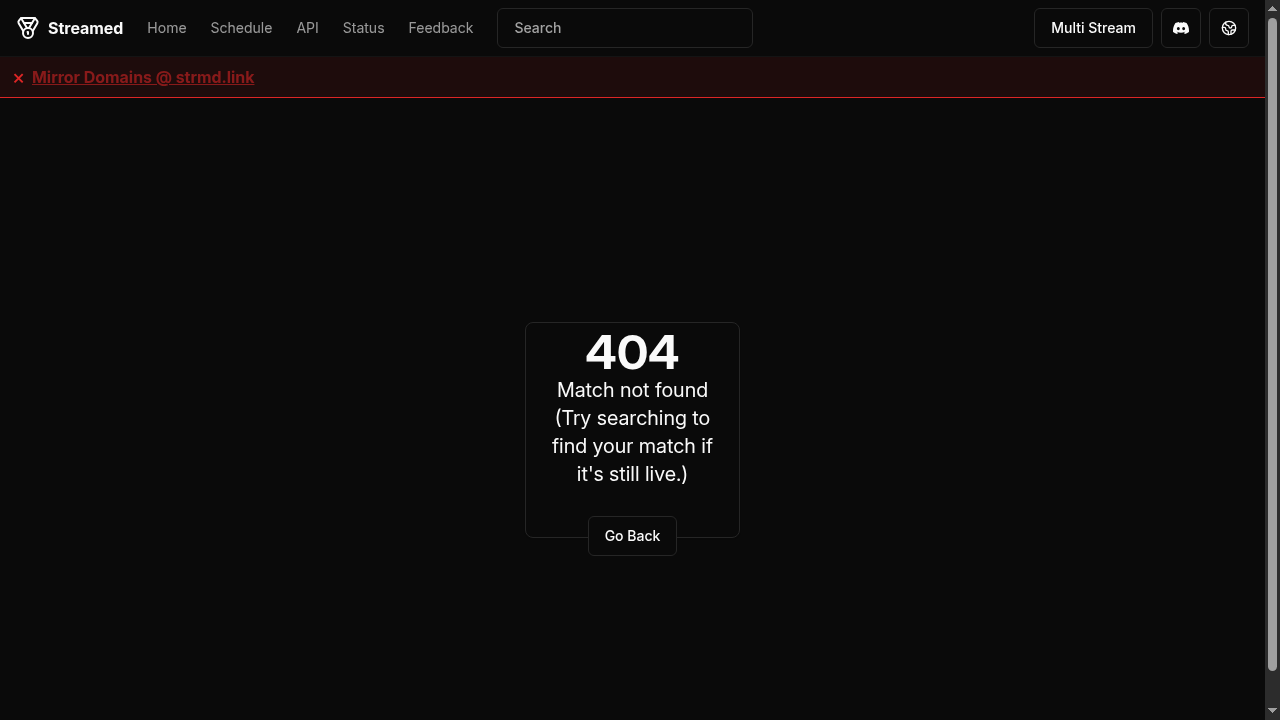
#> input picture CUsersharriDesktophome_automationstreamingdatadebug_pi_view.png, 1280 x 720 px
$ python -i board.py   (imports and definitions only)
#> lines starting #> are read from the running program, lines starting #| are printed output that depends on the picture; after the words box and inside, x2 and y2 are one past the last pixel; in counts of white or black regions, pixels touching at a corner belong together
#> further down, picture is the input picture: shape (720, 1280, 3); mean B, G, R 12.9, 12.9, 14.3
"""Find a Spirit Island island board in a photo of the table.

The printed lands (green jungle, tan sands, blue-green wetland, ocean blue) are
far more saturated than a wooden or grey table, so a saturation mask, cleaned
up and reduced to its biggest solid shape, outlines the board. This needs no
reference picture and is used to (a) say where the board is and (b) limit
piece detection to the board.
"""

from __future__ import annotations

from dataclasses import dataclass
from typing import Optional

import cv2
import numpy as np


@dataclass
class BoardOutline:
    contour: np.ndarray  # Nx1x2 int, full-resolution pixels
    quad: np.ndarray  # 4x2 float32, corners ordered TL, TR, BR, BL
    mask: np.ndarray  # uint8 255 inside the board, full resolution
    area_frac: float  # share of the frame the board covers
    touches_edge: bool = False  # board runs off the frame, so the quad's corners are unreliable

    @property
    def bbox(self) -> tuple[int, int, int, int]:
        x, y, w, h = cv2.boundingRect(self.contour)
        return int(x), int(y), int(w), int(h)


def order_corners(pts: np.ndarray) -> np.ndarray:
    """TL, TR, BR, BL from any 4 points."""
    pts = np.asarray(pts, np.float32).reshape(4, 2)
    s = pts.sum(axis=1)
    d = np.diff(pts, axis=1).ravel()
    return np.array([pts[np.argmin(s)], pts[np.argmin(d)], pts[np.argmax(s)], pts[np.argmax(d)]], np.float32)


def _quad_from_contour(contour: np.ndarray) -> np.ndarray:
    hull = cv2.convexHull(contour)
    peri = cv2.arcLength(hull, True)
    for eps in np.linspace(0.01, 0.1, 19):
        approx = cv2.approxPolyDP(hull, eps * peri, True)
        if len(approx) == 4:
            return order_corners(approx)
    return order_corners(cv2.boxPoints(cv2.minAreaRect(contour)))


def _touches_edge(contour: np.ndarray, shape, margin: int = 2) -> bool:
    """Checked at working scale, where the frame edge is exact."""
    h, w = shape
    pts = contour.reshape(-1, 2)
    return bool((pts[:, 0] <= margin).any() or (pts[:, 1] <= margin).any()
                or (pts[:, 0] >= w - 1 - margin).any() or (pts[:, 1] >= h - 1 - margin).any())


def _contour_gap(a: np.ndarray, b: np.ndarray, shape) -> float:
    """Smallest distance in pixels between two filled contours."""
    canvas = np.full(shape, 255, np.uint8)
    cv2.drawContours(canvas, [a], -1, 0, thickness=cv2.FILLED)
    dist = cv2.distanceTransform(canvas, cv2.DIST_L2, 3)
    pts = b.reshape(-1, 2)
    return float(dist[pts[:, 1].clip(0, shape[0] - 1), pts[:, 0].clip(0, shape[1] - 1)].min())


def find_board(
    image: np.ndarray,
    work_side: int = 1200,
    min_saturation: int = 60,
    min_area_frac: float = 0.02,
    exclude: Optional[np.ndarray] = None,
) -> Optional[BoardOutline]:
    """Outline the island board, or None if nothing board-like is found.

    `exclude` (uint8, 255 = ignore) masks out areas known not to be the board,
    for example a colourful rug in the background.
    """
#> called with work_side = 1200, min_saturation = 60, min_area_frac = 0.02
    h, w = image.shape[:2]
#> h = 720; w = 1280
    scale = min(1.0, work_side / max(h, w))
#> scale = 0.938
    small = cv2.resize(image, None, fx=scale, fy=scale, interpolation=cv2.INTER_AREA) if scale < 1 else image
    hsv = cv2.cvtColor(cv2.GaussianBlur(small, (5, 5), 0), cv2.COLOR_BGR2HSV)
#> hsv: shape (675, 1200, 3); mean H, S, V 0, 9.4, 14.3
    sat = hsv[..., 1]
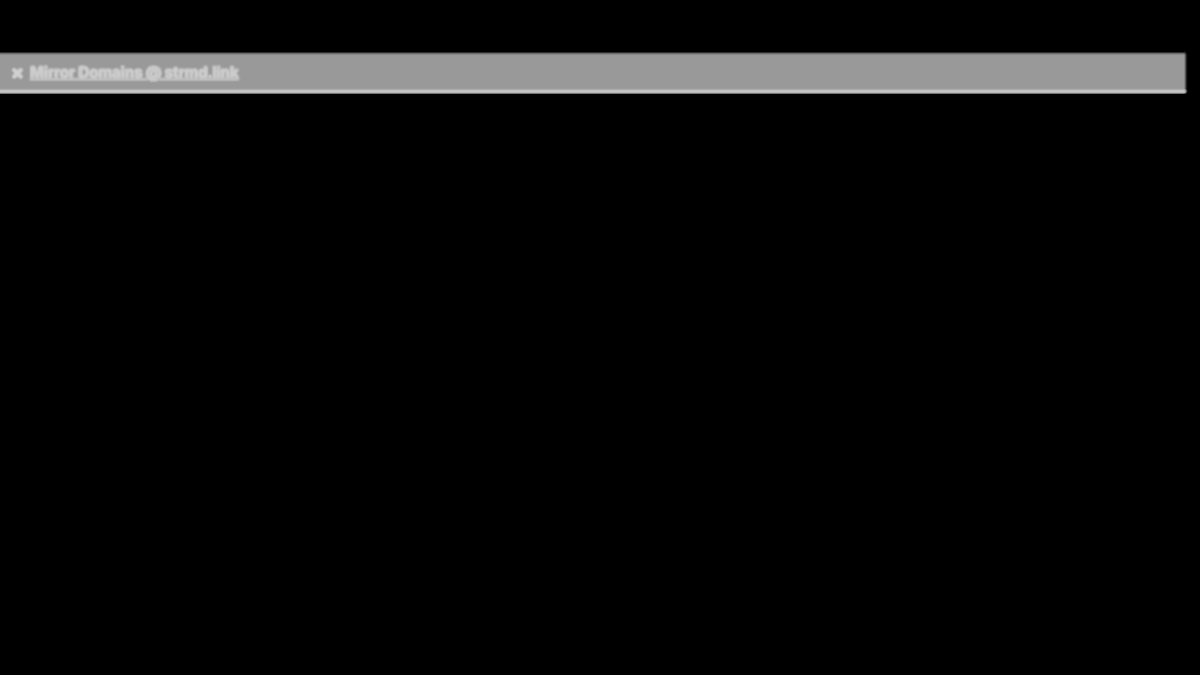
#> sat: shape (675, 1200); min 0, max 209, mean 9.4
    otsu, _ = cv2.threshold(sat, 0, 255, cv2.THRESH_BINARY + cv2.THRESH_OTSU)
#> otsu = 77
    hue, val = hsv[..., 0], hsv[..., 2]
#> hue: shape (675, 1200); every value is 0
    colourful = sat > max(min_saturation, otsu)
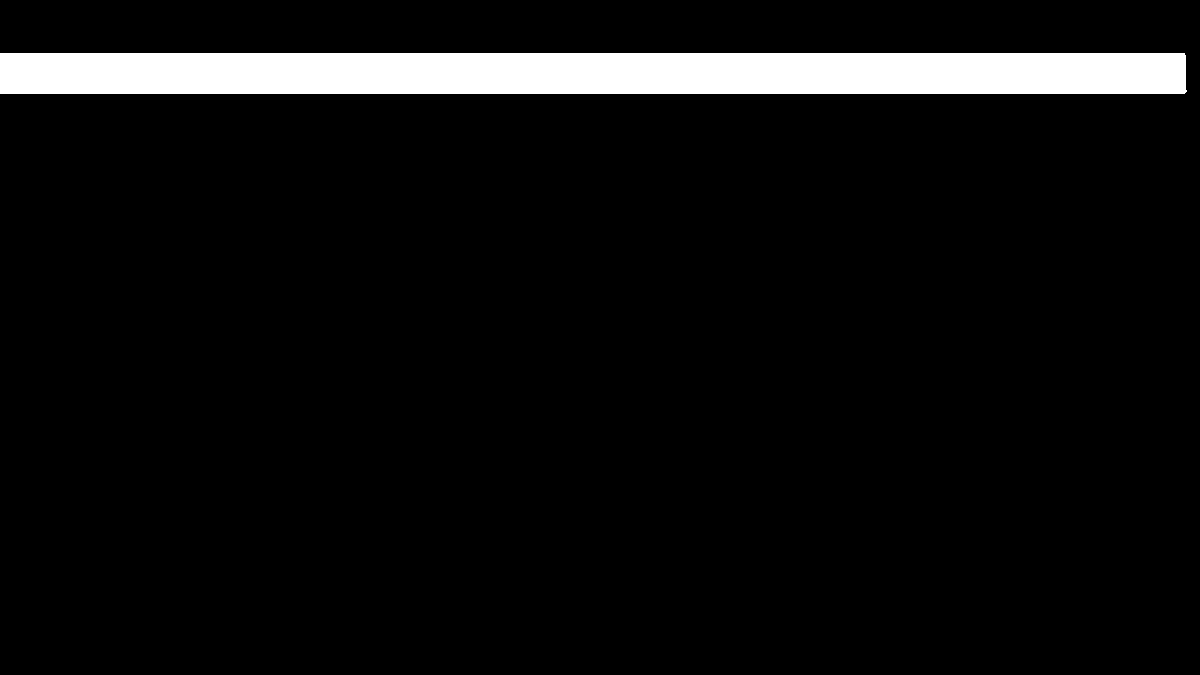
#> colourful: shape (675, 1200) bool; 6% white; 1 white region, box (x1, y1, x2, y2) and area: (0, 53, 1187, 94) 48625
    # Mountains (grey) and wetlands (pale blue) are barely saturated, some even less
    # than a wooden table, but they are cool-toned while wood, rugs and floors are warm.
    # Measured on a real board: pale lands hue 97-106, table/rug/floor hue ~18-20.
    cool_pale = (hue > 85) & (hue < 130) & (val > 130) & (sat > 12)
    mask = (colourful | cool_pale).astype(np.uint8) * 255
    if exclude is not None:
        ex = cv2.resize(exclude, (small.shape[1], small.shape[0]), interpolation=cv2.INTER_NEAREST)
        mask[ex > 0] = 0

    # Close the gaps that line-art, printed numbers and pieces leave in the lands.
    k = max(5, int(0.02 * max(small.shape[:2])) | 1)
#> k = 25
    mask = cv2.morphologyEx(mask, cv2.MORPH_CLOSE, cv2.getStructuringElement(cv2.MORPH_ELLIPSE, (k, k)))
    mask = cv2.morphologyEx(mask, cv2.MORPH_OPEN, cv2.getStructuringElement(cv2.MORPH_ELLIPSE, (k // 2 | 1, k // 2 | 1)))
#> mask: shape (675, 1200); 6% white; 1 white region

    contours, _ = cv2.findContours(mask, cv2.RETR_EXTERNAL, cv2.CHAIN_APPROX_SIMPLE)
#> contours = 1 contour; box (x1, y1, x2, y2) and area: (0, 53, 1186, 94) 47380
    frame_area = small.shape[0] * small.shape[1]
#> frame_area = 810000
    best, best_score = None, 0.0
    for c in contours:
        area = cv2.contourArea(c)
        if area < min_area_frac * frame_area:
            continue
        solidity = area / max(cv2.contourArea(cv2.convexHull(c)), 1.0)
        score = area * solidity**2  # a board is big and compact; rugs and stray objects are ragged
        if score > best_score:
            best, best_score = c, score
#> this loop made 1 pass
#> (area, solidity, score, best_score) on pass 1: (47380, 1, 47376, 47376)
#> after the loop, best = contour of 10 points, box (x1, y1, x2, y2) (0, 53, 1186, 94), area 47380; best_score = 47376
    if best is None:
        return None

    # Join only pieces that (nearly) touch the board, e.g. a land split off by a
    # printed border line. Reaching further pulls in nearby objects such as a mug.
    group = [best]
#> group has the same summary as contours
    bx, by, bw, bh = cv2.boundingRect(best)
#> bx = 0; by = 53; bw = 1186; bh = 41
    for c in contours:
        if c is best or cv2.contourArea(c) < 0.002 * frame_area:
            continue
        cx, cy, cw, ch = cv2.boundingRect(c)
        if cx > bx + bw + k or cx + cw < bx - k or cy > by + bh + k or cy + ch < by - k:
            continue  # bounding boxes are not even within k of each other
        gap = _contour_gap(best, c, small.shape[:2])
        if gap <= k:
            group.append(c)
#> this loop made 1 pass
    if len(group) > 1:
        union = np.zeros_like(mask)
        cv2.drawContours(union, group, -1, 255, thickness=cv2.FILLED)
        k2 = min(2 * k + 1, int(0.04 * max(small.shape[:2])) | 1)
        union = cv2.morphologyEx(union, cv2.MORPH_CLOSE, cv2.getStructuringElement(cv2.MORPH_ELLIPSE, (k2, k2)))
        merged, _ = cv2.findContours(union, cv2.RETR_EXTERNAL, cv2.CHAIN_APPROX_SIMPLE)
        best = max(merged, key=cv2.contourArea)

    contour = (best.astype(np.float32) / scale).astype(np.int32)
#> contour = contour of 10 points, box (x1, y1, x2, y2) (0, 56, 1265, 100), area 54325
    full_mask = np.zeros((h, w), np.uint8)
    cv2.drawContours(full_mask, [contour], -1, 255, thickness=cv2.FILLED)
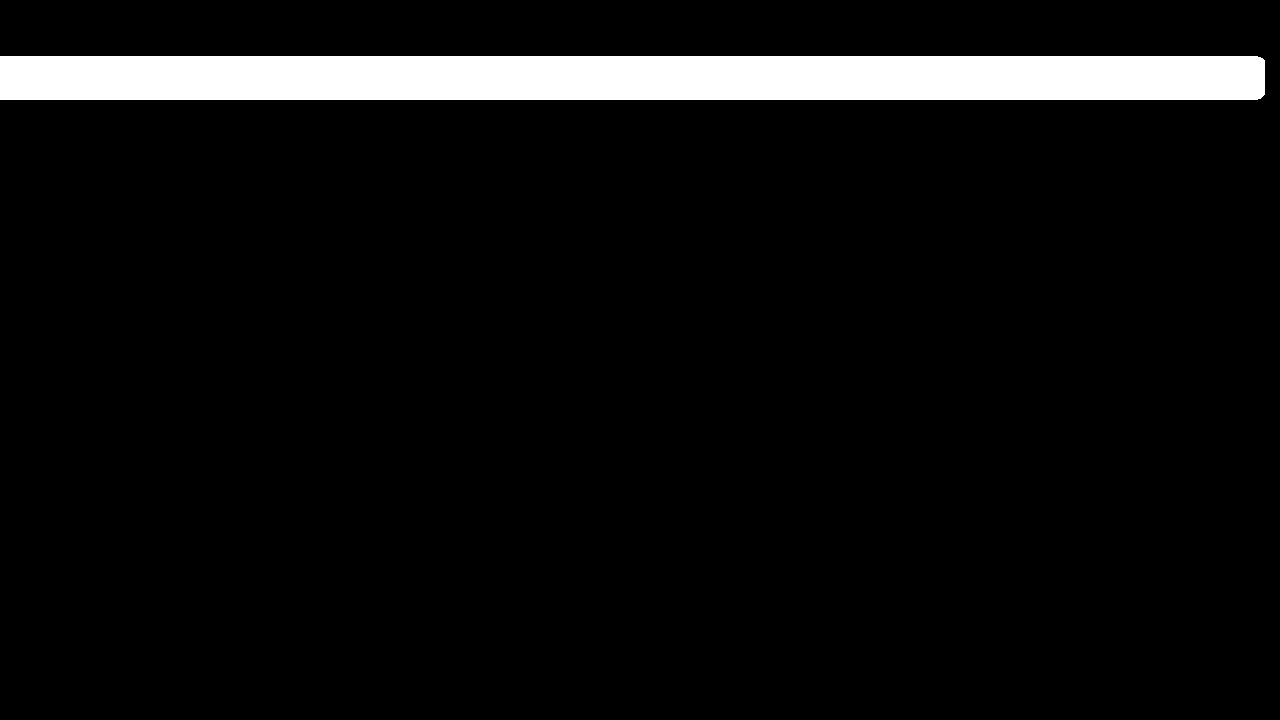
#> full_mask: shape (720, 1280); 6% white; 1 white region, box (x1, y1, x2, y2) and area: (0, 56, 1265, 100) 55629
    return BoardOutline(
        contour=contour,
        quad=_quad_from_contour(contour),
        mask=full_mask,
        area_frac=round(float(cv2.contourArea(best)) / frame_area, 4),
        touches_edge=_touches_edge(best, small.shape[:2]),
    )
#> in _quad_from_contour, `hull = cv2.convexHull(contour)`: hull = [[1257, 56], [1260, 57], [1264, 60], [1264, 94], [1260, 98], [1257, 99], [0, 99], [0, 56]]
#> in _quad_from_contour, `peri = cv2.arcLength(hull, True)`: peri = 2608
#> the loop in _quad_from_contour, `for eps in np.linspace(0.01, 0.1, 19):` made 1 pass
#> (pts in order_corners, s in order_corners, d in order_corners) on pass 1: ([[1264, 60], [1257, 99], [0, 99], [0, 56]], [1324, 1356, 99, 56], [-1204, -1158, 99, 56])
#> in _touches_edge, `h, w = shape`: h = 675; w = 1200
#> in _touches_edge, `pts = contour.reshape(-1, 2)`: pts = [[0, 53], [0, 93], [1179, 93], [1180, 92], [1182, 92], [1185, 89], [1185, 57], [1182, 54], [1180, 54], [1179, 53]]

>>> import cv2
>>> picture = cv2.imread('../../C\uf03aUsersharriDesktophome_automationstreamingdatadebug_pi_view.png')
>>> result = find_board(picture)
